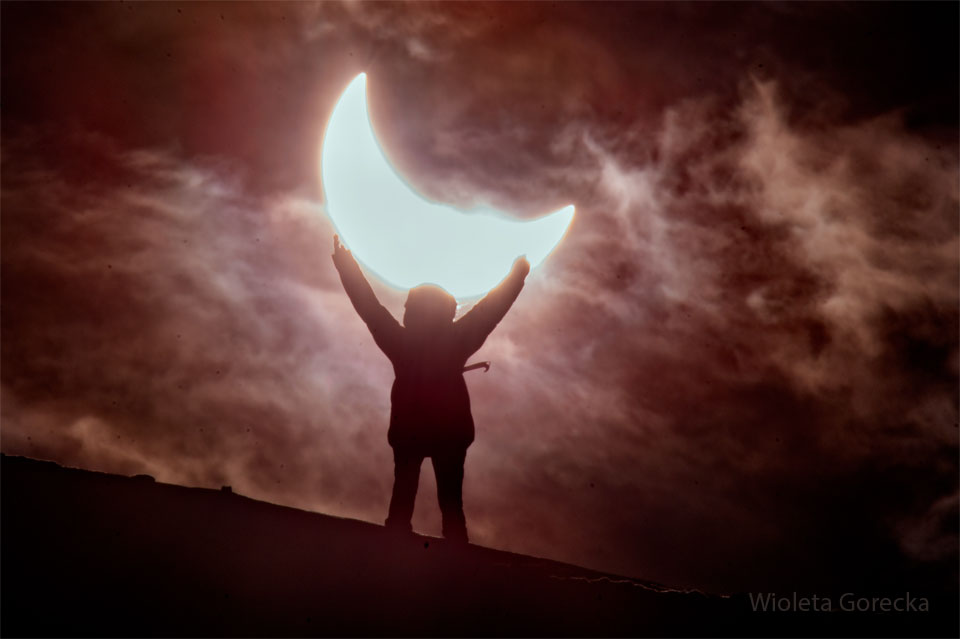
%> input picture apod/apod.jpg, 960 x 639 px
$ octave colour_palette.m   (GNU Octave 9; MATLAB toolbox functions it lacks are replaced by stand-ins)
%> lines starting %> are read from the running program, lines starting %| are printed output that depends on the picture
% Step 1: Load the image
imgPath = fullfile('apod', 'apod.jpg');

if ~isfile(imgPath)
    error('File not found: %s', imgPath);
end

img = imread(imgPath);
%> img is the input picture: size 639x960x3 uint8; mean R, G, B 80.3, 48, 44

% Step 2: Resize image for faster processing
imgResized = imresize(img, 0.1);
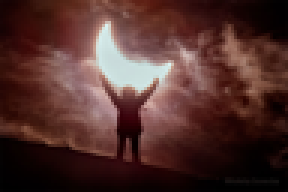
%> imgResized: size 64x96x3 uint8 (shown 3 times larger); mean R, G, B 80.3, 48, 44

% Step 3: Reshape image data for clustering
imgData = double(reshape(imgResized, [], 3));

% Step 4: Perform k-means clustering
numColours = 5;  % Define number of palette colour
[idx, palette] = kmeans(imgData, numColours, 'MaxIter', 500, 'Replicates', 3);
%> idx = 6144 values, max 5 at index 1, min 1 at index 1045, mean 3.43; palette = [156.7 115.9 111.8; 75.05 30.75 24.09; 202.7 211.5 208.2; 114.2 68.16 61.36; 23.6 4.6 4.08]

% Step 5: Display the original image
subplot(1, 2, 1);
imshow(img);
title('Astronomy Picture of the Day (APOD)');

% Step 6: Display the extracted colour palette
subplot(1, 2, 2);
paletteImage = reshape(palette, 1, [], 3) / 255; % Normalize to [0,1]
imshow(paletteImage);
title('APOD Colour Palette');
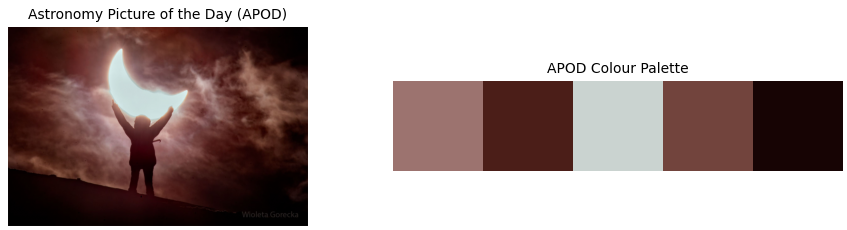
%> figure redrawn from the program's plot data, 2 panels
